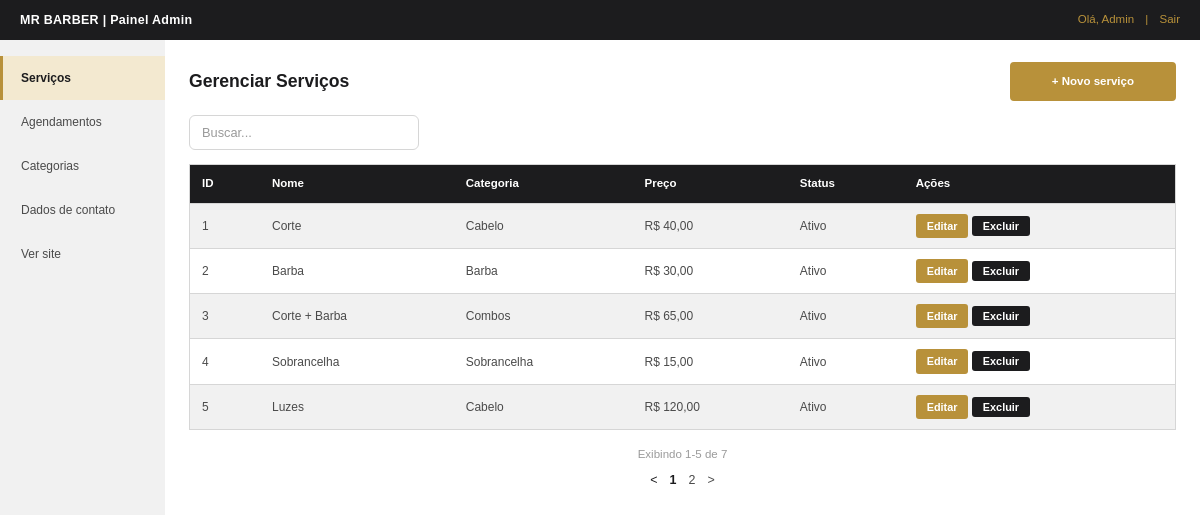
The page /admin/painel.php (signed in) on the database its author committed.
### tables this page shows
CREATE TABLE servico (
 id_servico INT AUTO_INCREMENT PRIMARY KEY,
 id_categoria INT NOT NULL,
 id_admin INT NOT NULL,
 nome VARCHAR(100) NOT NULL,
 descricao TEXT,
 preco DECIMAL(10,2) NOT NULL CHECK (preco > 0),
 duracao_min INT,
 ativo BOOLEAN DEFAULT TRUE,
 data_cadastro DATETIME DEFAULT CURRENT_TIMESTAMP,
 FOREIGN KEY (id_categoria) REFERENCES categoria(id_categoria),
 FOREIGN KEY (id_admin) REFERENCES administrador(id_admin)
);

CREATE TABLE categoria (
 id_categoria INT AUTO_INCREMENT PRIMARY KEY,
 nome VARCHAR(60) NOT NULL UNIQUE,
 descricao VARCHAR(255),
 ordem_exibicao INT DEFAULT 0
);

### admin/painel.php (the view, shortened to what this page needs)
<?php
$pdo = db();
$q = trim((string) ($_GET['q'] ?? ''));
$pagina_atual = max(1, (int) ($_GET['pagina'] ?? 1));
$where = '1 = 1';
$args = [];
$stmt = $pdo->prepare(
    "SELECT COUNT(*) FROM servico s JOIN categoria c ON c.id_categoria = s.id_categoria WHERE $where"
);
$stmt->execute($args);
$total = (int) $stmt->fetchColumn();
$total_paginas = max(1, (int) ceil($total / POR_PAGINA));
$pagina_atual = min($pagina_atual, $total_paginas);
$offset = ($pagina_atual - 1) * POR_PAGINA;
$stmt = $pdo->prepare(
    "SELECT s.id_servico, s.nome, s.preco, s.ativo, c.nome AS categoria
     FROM servico s JOIN categoria c ON c.id_categoria = s.id_categoria
     WHERE $where
     ORDER BY s.id_servico
     LIMIT " . POR_PAGINA . " OFFSET " . (int) $offset
);
$stmt->execute($args);
$servicos = $stmt->fetchAll();
$primeiro = $total ? $offset + 1 : 0;
$ultimo = $offset + count($servicos);
require __DIR__ . '/../includes/admin_topo.php';
?>
            <div class="admin-topo">
                <h1>Gerenciar Serviços</h1>
                <a href="servico_form.php" class="botao-primario">+ Novo serviço</a>
            </div>
            <form method="get" action="painel.php">
                <input type="search" id="q" name="q" class="admin-busca" placeholder="Buscar..." value="<?= e($q) ?>">
            </form>
            <table class="tabela zebra-impar">
                <thead>
                    <tr>
                        <th>ID</th>
                        <th>Nome</th>
                        <th>Categoria</th>
                        <th>Preço</th>
                        <th>Status</th>
                        <th>Ações</th>
                    </tr>
                </thead>
                <tbody>
                    <?php foreach ($servicos as $s): ?>
                        <tr>
                            <td><?= (int) $s['id_servico'] ?></td>
                            <td><?= e($s['nome']) ?></td>
                            <td><?= e($s['categoria']) ?></td>
                            <td><?= e(preco_br($s['preco'])) ?></td>
                            <td><?= $s['ativo'] ? 'Ativo' : 'Inativo' ?></td>
                            <td class="acoes">
                                <a href="servico_form.php?id=<?= (int) $s['id_servico'] ?>" class="btn-mini btn-ouro">Editar</a>
                                <button type="button" class="btn-mini btn-preto js-excluir"
                                        data-id="<?= (int) $s['id_servico'] ?>"
                                        data-nome="<?= e($s['nome']) ?>">Excluir</button>
                            </td>
                        </tr>
                    <?php endforeach; ?>
                </tbody>
            </table>
            <p class="rodape-tabela">Exibindo <?= $primeiro ?>-<?= $ultimo ?> de <?= $total ?></p>
            <?= paginacao_html($pagina_atual, $total_paginas, 'painel.php', array_filter(['q' => $q]), 'paginacao-admin') ?>
<?php require __DIR__ . '/../includes/admin_rodape.php'; ?>

### css/style.css (style rules this page uses)
:root { --escuro: #1c1c1e; --banner: #3a3a3d; --dourado: #b8913a; --bege: #f3e9d0; --cinza-claro: #f1f1f1; --borda: #d6d6d6; --texto: #1c1c1e; --texto-suave: #4a4a4a; --cinza: #9a9a9a; --branco: #ffffff; --verde: #2e7d32; --vermelho: #b03a2e; --rosa: #fbeaea; --rosa-borda: #d9a3a3; }
* { margin: 0; padding: 0; box-sizing: border-box; }
body { background-color: var(--branco); color: var(--texto); font-family: Arial, Helvetica, sans-serif; font-size: 15px; line-height: 1.5; }
a { text-decoration: none; color: inherit; }
.botao-primario, .botao-secundario, .botao-escuro { display: inline-block; padding: 11px 26px; border-radius: 4px; font-family: inherit; font-size: 0.8rem; font-weight: bold; cursor: pointer; text-align: center; border: 2px solid transparent; transition: opacity 0.2s; }
.botao-primario { background-color: var(--dourado); border-color: var(--dourado); color: var(--branco); }
input[type="text"], input[type="email"], input[type="password"], input[type="date"], input[type="number"], input[type="tel"], input[type="search"], select, textarea { width: 100%; padding: 9px 12px; background-color: var(--branco); color: var(--texto); border: 1px solid var(--borda); border-radius: 6px; font-size: 0.8rem; font-family: inherit; }
::placeholder { color: var(--cinza); }

### css/admin.css (style rules this page uses)
body.admin { background-color: var(--branco); }
.admin-topo { display: flex; justify-content: space-between; align-items: center; flex-wrap: wrap; gap: 12px; margin-bottom: 14px; }
.admin-topo h1 { font-size: 1.1rem; }
.admin-topo .botao-primario { padding: 9px 40px; font-size: 0.72rem; }
.admin-busca { max-width: 230px; margin-bottom: 14px; }
.tabela { width: 100%; border-collapse: collapse; border: 1px solid var(--borda); font-size: 0.75rem; }
.tabela th { background-color: var(--escuro); color: var(--branco); text-align: left; padding: 10px 12px; font-size: 0.72rem; }
.tabela td { padding: 10px 12px; color: var(--texto-suave); border-top: 1px solid var(--borda); vertical-align: middle; }
.tabela.zebra-impar tbody tr:nth-child(odd) td, .tabela.zebra-par tbody tr:nth-child(even) td { background-color: var(--cinza-claro); }
.tabela td.acoes { white-space: nowrap; }
.btn-mini { display: inline-block; padding: 4px 11px; border: none; border-radius: 3px; font-family: inherit; font-size: 0.68rem; font-weight: bold; color: var(--branco); cursor: pointer; }
.btn-ouro { background-color: var(--dourado); }
.btn-preto { background-color: var(--escuro); }
.rodape-tabela { text-align: center; margin-top: 16px; font-size: 0.72rem; color: var(--cinza); }

### rows shown on the page
servico: id_servico "1", nome "Corte", id_categoria.nome "Cabelo", preco "R$ 40,00", ativo "Ativo"
servico: id_servico "2", nome "Barba", id_categoria.nome "Barba", preco "R$ 30,00", ativo "Ativo"
servico: id_servico "3", nome "Corte + Barba", id_categoria.nome "Combos", preco "R$ 65,00", ativo "Ativo"
servico: id_servico "4", nome "Sobrancelha", id_categoria.nome "Sobrancelha", preco "R$ 15,00", ativo "Ativo"
servico: id_servico "5", nome "Luzes", id_categoria.nome "Cabelo", preco "R$ 120,00", ativo "Ativo"

### other values the page prints
$_SESSION['admin_nome'] "Admin"
$texto "Serviços"
$texto "Agendamentos"
$texto "Categorias"
$texto "Dados de contato"
$primeiro "1"
$ultimo "5"
$total "7"
